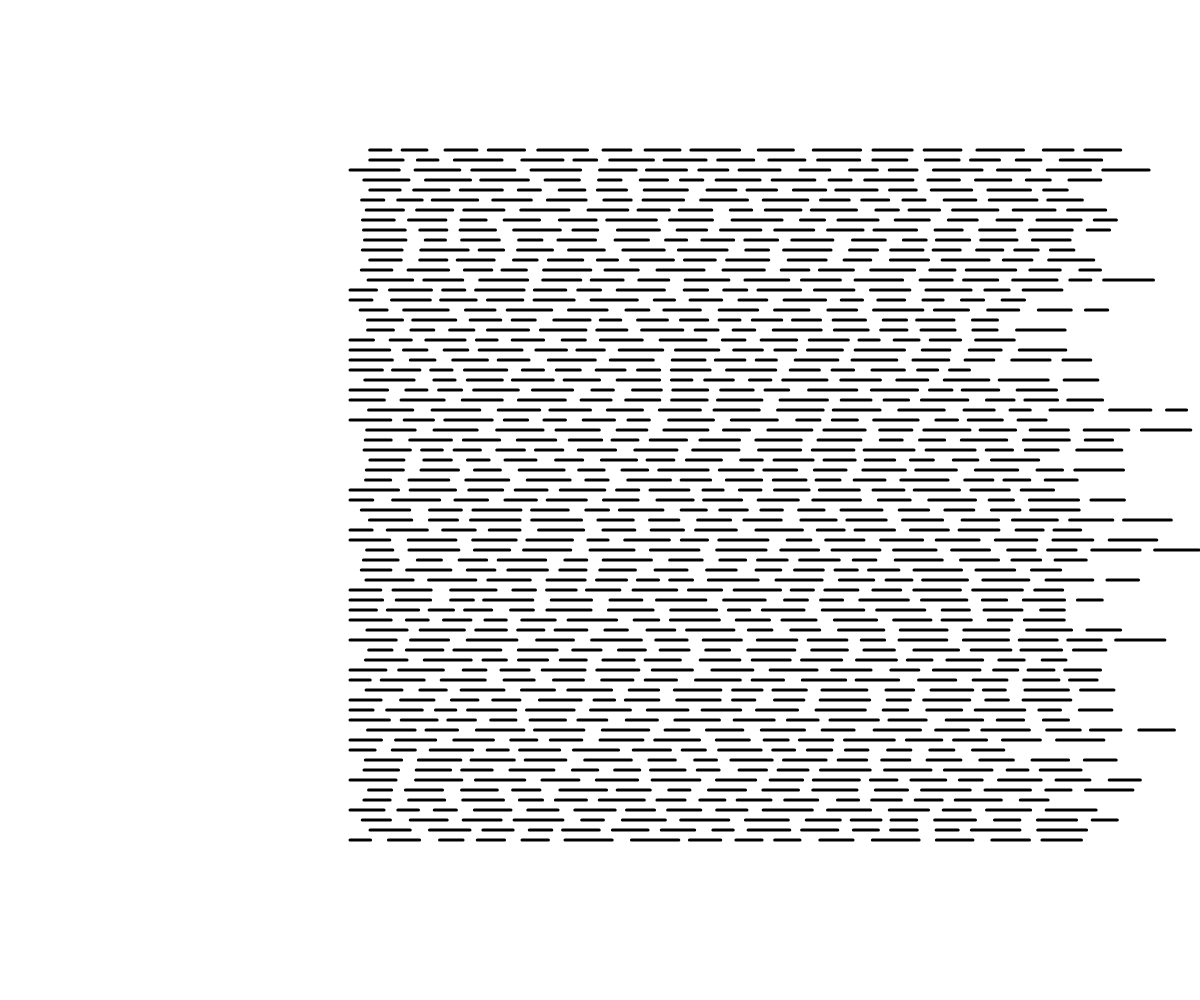
Frame 1 (no input)
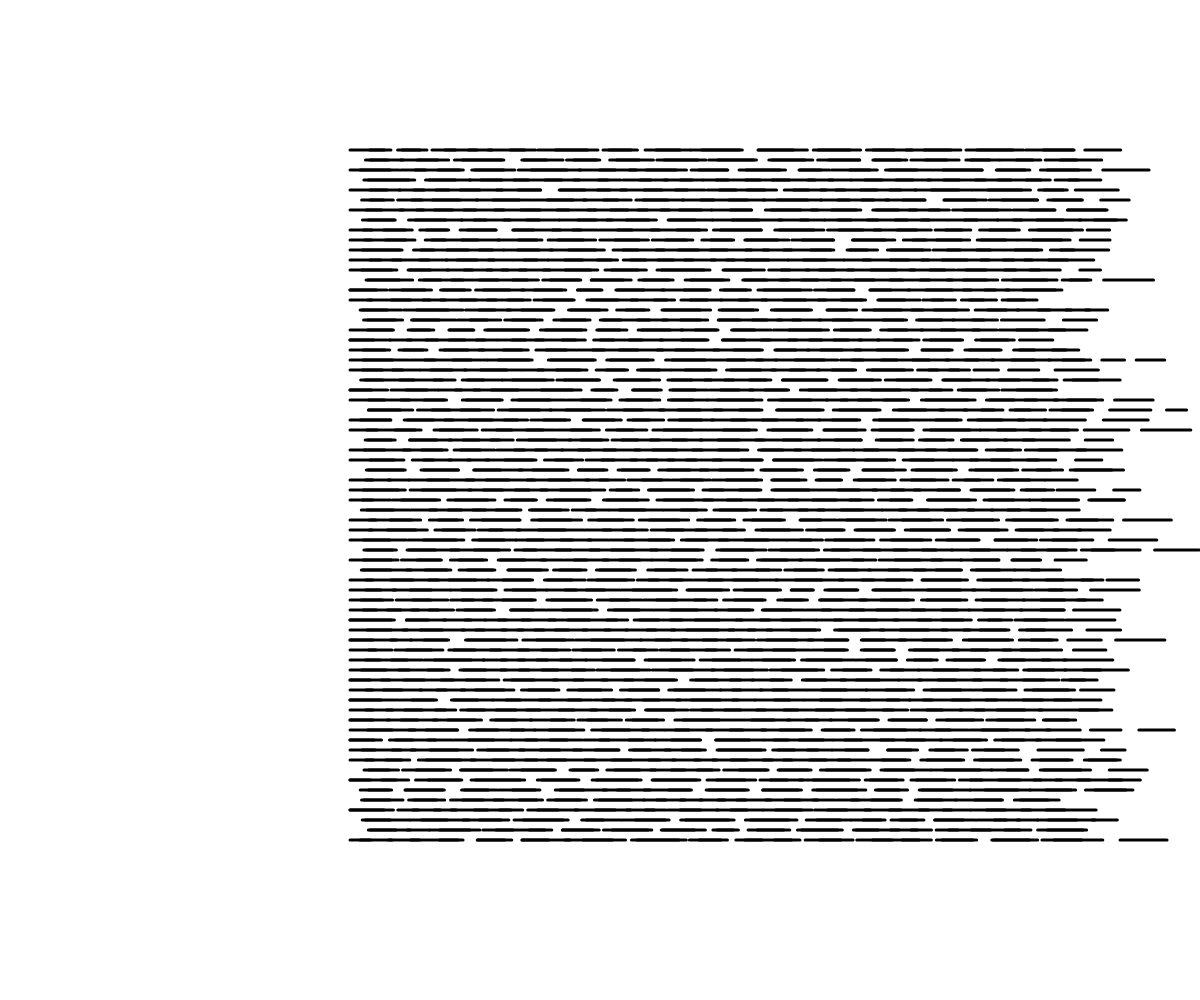
Frame 2 (the mouse pressed at the canvas centre, redrawn once)

The p5.js sketch that drew these frames (run headless with seeded random() and noise() and a simulated clock; the mouse was pressed at the canvas centre and the sketch redrawn once):

// p5.js sketch
// ── sketch.js
"use strict";
// SKETCH: constant-lines
function drawShape(ps) {
    beginShape();
    ps.forEach(function (p) { return vertex(p.x, p.y); });
    endShape(CLOSE);
}
function drawRect(r) {
    rect(r.x, r.y, r.w, r.h);
}
// generate n random intervals that have the given length
function randomSegments(n, min, max, gapmin, gapmax) {
    var segments = [];
    var x = 0;
    var addInterval = function () {
        var len = (Math.random() * (max - min)) + min;
        segments.push({ start: x, end: x + len });
        x += len;
    };
    var addGap = function () {
        x += (Math.random() * (gapmax - gapmin)) + gapmin;
    };
    if (Math.random() > 0.5) {
        addGap();
    }
    for (var i = 0; i < n; i++) {
        addInterval();
        addGap();
    }
    return segments;
}
function setup() {
    createCanvas(windowWidth, windowHeight);
    strokeWeight(3);
    noLoop();
}
var ITERATIONS = 10;
var X_PADDING = 350;
var Y_PADDING = 150;
function draw() {
    var makeSegments = function () { return randomSegments(15, 20, 50, 10, 20); };
    var _loop_1 = function (offset) {
        var x = X_PADDING;
        var y = Y_PADDING + offset;
        makeSegments().forEach(function (segment) {
            var p1 = { x: x + segment.start, y: y };
            var p2 = { x: x + segment.end, y: y };
            line(p1.x, p1.y, p2.x, p2.y);
        });
    };
    for (var offset = 0; offset < windowHeight - (2 * Y_PADDING); offset += 10) {
        _loop_1(offset);
    }
}
